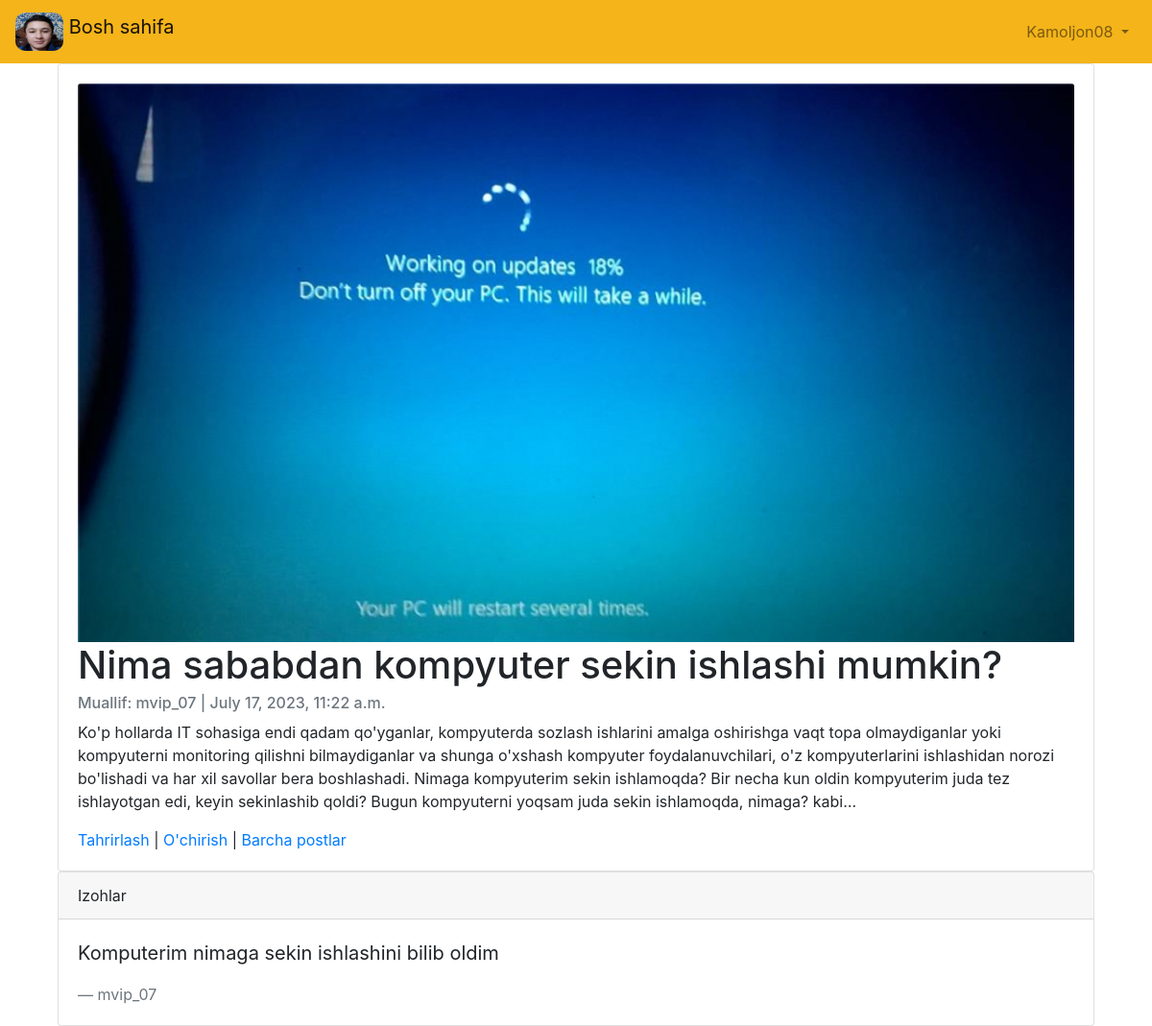
Page /articles/5/ (signed in) on the committed database.
### accounts/models.py (models this page shows)
class CustomUser(AbstractUser):
    age = models.PositiveIntegerField(null=True, blank=True)

### articles/models.py (models this page shows, shortened)
class Article(models.Model):
    title = models.CharField(max_length=255)
    summary = models.CharField(max_length=200, blank=True)
    body = RichTextField()
    photo = models.ImageField(upload_to='images/', blank=True)
    date = models.DateTimeField(auto_now_add=True)
    author = models.ForeignKey(
        get_user_model(),
        on_delete=models.CASCADE,
    )

class Comment(models.Model):
    article = models.ForeignKey(Article, on_delete=models.CASCADE, related_name='comments')
    comment = models.CharField(max_length=150)
    author = models.ForeignKey(
        get_user_model(),
        on_delete=models.CASCADE,
    )
    def __str__(self):
        return self.comment

### articles/views.py (the view)
# urls.py: path('<int:pk>/', ArticleDetailView.as_view(), name='article_detail'),
class ArticleDetailView(LoginRequiredMixin, DetailView):
    model = Article
    template_name = 'article_detail.html'

### templates/article_detail.html
{% extends 'base.html' %}
{% block content %}
    <div class="container-fluid">
        <div class="card" >
          <div class="card-body">
              {%  if object.photo %}
                <img class="card-img-top" src="{{ object.photo.url }}" alt="{{ object.title }}">
              {% endif %}
              <h1 class="card-title">{{ object.title }}</h1>
              <h6 class="card-subtitle mb-2 text-muted">Muallif: {{ object.author }} | {{ object.date }}</h6>
              <p class="card-text">{{ object.body | safe }}</p>
              <a href="{% url 'article_edit' article.pk %}">Tahrirlash</a> |
              <a href="{% url 'article_delete' article.pk %}">O'chirish</a> |
              <a href="{% url 'article_list' %}">Barcha postlar</a>
          </div>
        </div>
        <div class="card">
            <div class="card-header">Izohlar</div>
            {%  for comment in article.comments.all %}
                <div class="card-body">
                    <blockquote class="blockquote mb-0">
                        <p>{{ comment }}</p>
                        <footer class="blockquote-footer">{{ comment.author }}</footer>
                    </blockquote>
                </div>
            {% endfor %}
        </div>
    </div>
{% endblock content %}

### templates/base.html (shortened to what this page needs)
{% load static %}
<!DOCTYPE html>
<html>
    <head>
        <link rel="stylesheet" href="{% static 'css/base.css' %}">
            <link rel="stylesheet" href="https://cdn.jsdelivr.net/npm/bootstrap@4.5.3/dist/css/bootstrap.min.css">
    </head>
    <body>
        <nav class="navbar navbar-expand-lg navbar-light" style="background-color: #F4B41A;">
            <a class="navbar-brand" href="{% url 'home' %}">
                <img src="{% static 'assets/img/logo.png' %}" class="d-inline-block align-top img_radius" alt="">
                Bosh sahifa
            </a>
            <div class="collapse navbar-collapse" id="navbarSupportedContent">
                {% if user.is_authenticated %}
                    <ul class="navbar-nav ml-auto">
                        <li class="nav-item">
                            <a class="nav-link dropdown-toggle" href="#"
                                id="navbarDropdown" role="button" data-toggle="dropdown"
                                aria-haspopup="true" aria-expanded="false">
                                {{ user.username | title }}
                            </a>
                        </li>
                    </ul>
                {% else %}
                    <form class="form-inline ml-auto">
                        <a href="{% url 'login' %}" class="btn btn-outline-light">Kirish</a>
                        <a href="{% url 'signup' %}" class="btn btn-primary ml-2">Ro'yxatdan o'tish</a>
                    </form>
                {% endif %}
            </div>
        </nav>
        <main>
            <div class="container">
                {% block content %}
                {% endblock content %}
            </div>
        </main>
    </body>
</html>

### static/css/base.css (style rules this page uses)
* { margin: 0; padding: 0; box-sizing: border-box; }
.navbar-brand { width: 50px; height: 50px; }
.navbar-brand img { width: 100%; height: 100%; border-radius: 10px; }

### rows in the picture
CustomUser: username "Kamoljon08"
Article: photo (picture), title "Nima sababdan kompyuter sekin ishlashi mumkin?", author "mvip_07", date "July 17, 2023, 11:22 a.m.", body "Ko'p hollarda IT sohasiga endi qadam qo'yganlar, kompyuterda sozlash ishlarini amalga oshirishga vaqt topa olmaydiganlar yoki kompyuterni monitoring qilishni bilmaydiganlar va shunga o'xshash kompyuter foydalanuvchilari, o'z kompyuterlarini ishlashidan norozi bo'lishadi va har xil savollar bera boshlashadi. Nimaga kompyuterim sekin ishlamoqda? Bir necha kun oldin kompyuterim juda tez ishlayotgan edi, keyin sekinlashib qoldi? Bugun kompyuterni yoqsam juda sekin ishlamoqda, nimaga? kabi…"
Comment: comment "Komputerim nimaga sekin ishlashini bilib oldim", author "mvip_07"
